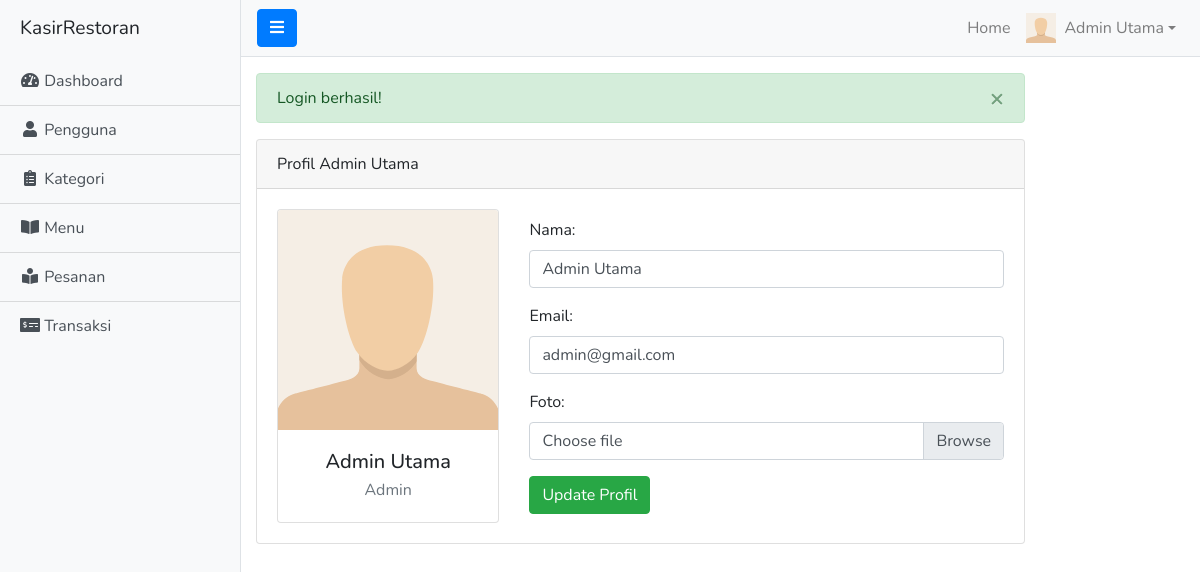
Screenshot of /admin/edit-profil.php (signed in) with the database file from the repository.
### tables this page shows
CREATE TABLE `pengguna` (
  `id` int(11) NOT NULL,
  `nama` varchar(128) NOT NULL,
  `email` varchar(128) NOT NULL,
  `password` varchar(255) NOT NULL,
  `foto` varchar(255) NOT NULL DEFAULT 'default.svg',
  `level_id` int(11) NOT NULL DEFAULT 3
);

CREATE TABLE `level` (
  `id` int(11) NOT NULL,
  `nama` varchar(20) NOT NULL,
  `tgl_dibuat` timestamp NOT NULL DEFAULT current_timestamp()
);

### queries/admin/edit-profil.php (called while the page is built, shortened)
<?php
$pengguna_id = $_SESSION['pengguna_id'];
$result = mysqli_query($conn, "SELECT pengguna.*, level.nama as nama_level FROM pengguna JOIN level ON pengguna.level_id = level.id WHERE pengguna.id = $pengguna_id");
$row = mysqli_fetch_assoc($result);
$nama 	= $nama_err 	= "";
$email 	= $email_err 	= "";

### admin/edit-profil.php (the view, shortened to what this page needs)
<?php require '../core.php'; ?>
<?php require ROOT_PATH . 'queries/admin/edit-profil.php'; ?>
<?php include ROOT_PATH . 'includes/admin/header.php'; ?>
<div class="d-flex" id="wrapper">
	<?php include ROOT_PATH . 'includes/admin/sidebar.php'; ?>
	<div id="page-content-wrapper">
		<?php include ROOT_PATH . 'includes/admin/navbar.php'; ?>
		<div class="container-fluid my-3">
		    <div class="row">
		    	<div class="col-md-10">
					<div class="card">
					  <div class="card-header">
					    Profil <?= $row['nama'] ?>
					  </div>
					  <div class="card-body">
					    <div class="row">
					    	<div class="col-md-4">
					    		<div class="card">
									  <img src="<?= base_url('uploads/' . $row['foto']) ?>" class="card-img-top" alt="...">
									  <div class="card-body text-center">
									    <h5 class="card-title mb-1"><?= $row['nama'] ?></h5>
									    <p class="card-text text-muted"><?= $row['nama_level'] ?></p>
									  </div>
									</div>
					    	</div>
					    	<div class="col-md-8 d-flex align-content-center flex-wrap">
					    		<form action="" method="post" enctype="multipart/form-data" class="w-100">
					    			<div class="form-group">
									    <label for="nama">Nama:</label>
									    <input type="text" class="form-control <?= $nama_err ? 'is-invalid' : '' ?>" id="nama" name="nama" value="<?= $row['nama'] ?? $nama  ?>">
									  </div>
					    			<div class="form-group">
									    <label for="email">Email:</label>
									    <input type="text" class="form-control <?= $email_err ? 'is-invalid' : '' ?>" id="email" name="email" value="<?= $row['email'] ?? $email  ?>">
									  </div>
					    			<div class="form-group">
									    <label for="foto">Foto:</label>
									    <div class="custom-file">
											  <label class="custom-file-label" for="foto">Choose file</label>
											</div>
									  </div>
									  <button type="submit" class="btn btn-success">Update Profil</button>
					    		</form>
					    	</div>
					    </div>
					  </div>
					</div>
		    	</div>
		    </div>
		</div>
	</div>
</div>
<?php include ROOT_PATH . 'includes/admin/footer.php'; ?>

### assets/css/simple-sidebar.css (style rules this page uses)
#wrapper { overflow-x: hidden; }
#page-content-wrapper { min-width: 100vw; }
@media (min-width: 768px) { #page-content-wrapper { min-width: 0; width: 100%; } }

### assets/css/style.css (style rules this page uses)
html, body { height: 100%; font-family: 'Nunito', sans-serif; scroll-behavior: smooth; }
#wrapper { position: relative; min-height: 100%; }

### rows the page displays
pengguna: nama "Admin Utama", foto (placeholder picture), level.nama "Admin", email "admin@gmail.com"

### other values shown
SITE_NAME "KasirRestoran"
$_SESSION['pengguna_nama'] "Admin Utama"
$_SESSION[$name] "Login berhasil!"
